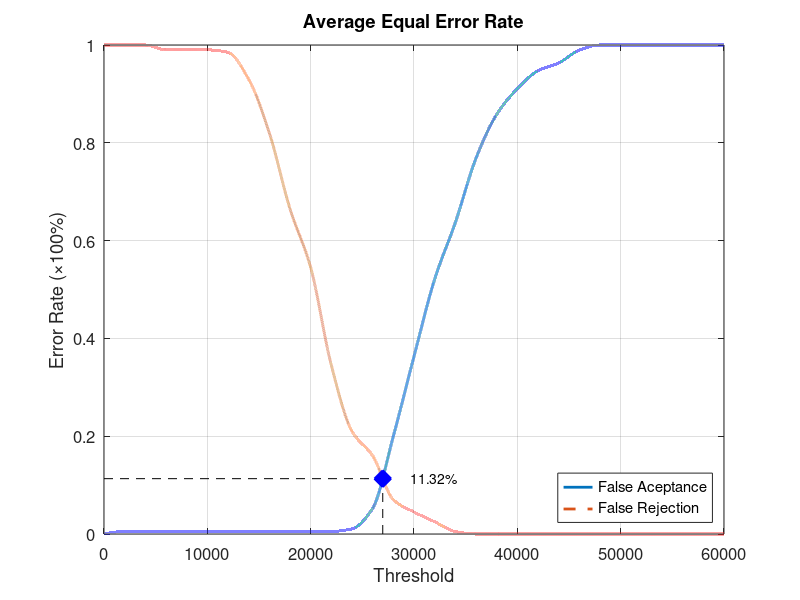
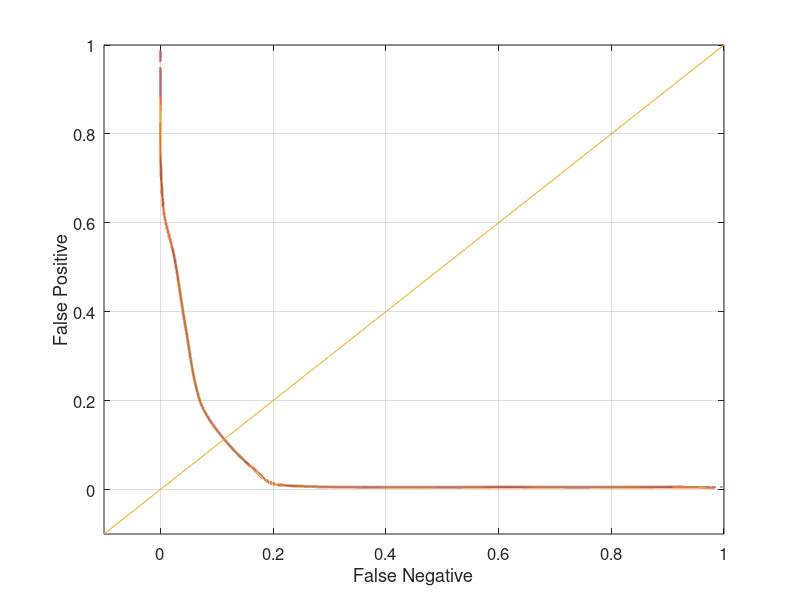

These figures' MATLAB source, in order:
function yEER = Database4_1
close all;
clear;
clc;
x = 0:2000:60000;
xq = 0:0.5:60000;

y0 = [0 0.00526316 0.00526316 0.00526316 0.00526316 0.00526316 0.00526316 0.00526316 0.00526316 0.00526316 0.00526316 0.00526316 0.0105263 0.0526316 0.2 0.363158 0.521053 0.636842 0.768421 0.857895 0.910526 0.947368 0.963158 0.989474 1 1 1 1 1 1 1];
yy0 = interp1(x, y0, xq, 'pchip');
y1 = [1 1 1 0.99 0.99 0.99 0.985 0.93 0.82 0.665 0.545 0.345 0.21 0.16 0.07 0.045 0.025 0.005 0 0 0 0 0 0 0 0 0 0 0 0 0];
yy1 = interp1(x, y1, xq, 'pchip');

% Calculating EER: 
y2 = abs(y0 - y1);
find(y2 == min(y2))
yy2 = abs(yy0 - yy1);
xEER = find(yy2 == min(yy2));
xEERIndex = xq(xEER) % X-axis EER
yEER = yy0(xEER) % Y-axis EER

main = figure
plot(xq, yy0,'-','LineWidth', 2);	hold on
plot(xq, yy1,'--','LineWidth', 2);	hold on
plot([xEERIndex xEERIndex], [0 yEER], 'k--');	hold on
plot([0 xEERIndex], [yEER yEER], 'k--');	hold on
plot(xEERIndex, yEER, 'bx', 'LineWidth', 10);	hold on
text(xEERIndex + 10 * xEERIndex / 100, yEER, [num2str(round((10000 * yEER)) / 100) '%'])
legend('False Aceptance', 'False Rejection', 'Location', 'SouthEast')
xlabel('Threshold')
ylabel('Error Rate (\times100%)')
title('Average Equal Error Rate')
set(gca, 'FontSize', 12)
axis([0 60000 0 1])
grid on

print(main, 'Database4_1Main', '-dpng');
FNRxFPR = figure('Color', [1 1 1]);
plot(yy1, yy0, '-', yy1, yy0, 'LineWidth', 2);
hold on
y = -0.1:0.1:1
plot(y, y); 
set(gca, 'FontSize', 12)
xlabel('False Negative')
ylabel('False Positive')
axis([-0.1 1 -0.1 1])
set(gca, 'FontSize', 12)
grid on

print(FNRxFPR, 'Database4_1FNRxFPR','-dpng');
end
